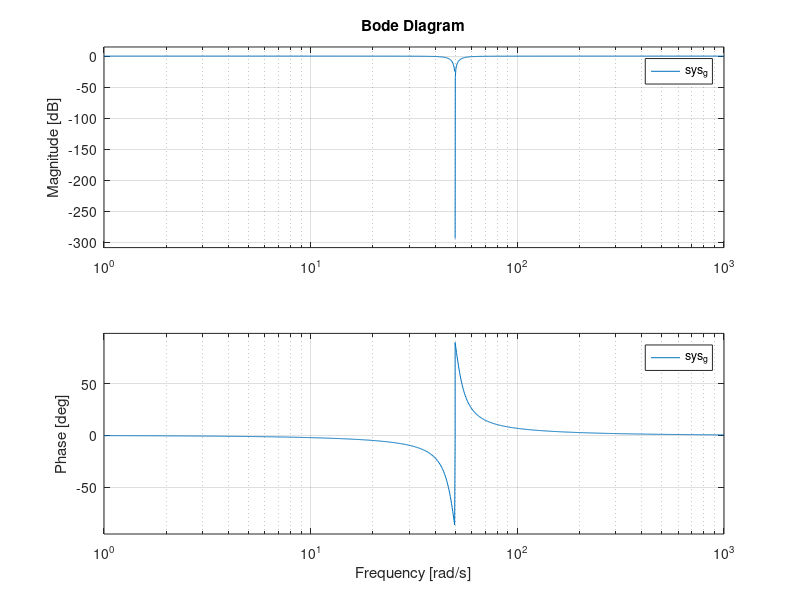

The MATLAB script that drew this image: (Note: this script raises an error after producing the figure.)
w_c = 50;
sigmas = 1:2:9;
figure
hold on
for i = 1:5
sys_g = tf([1, 0, w_c^2], [1, sigmas(i), w_c^2]);
bode(sys_g)
end
legend("\sigma = " + string(sigmas))
hold off
